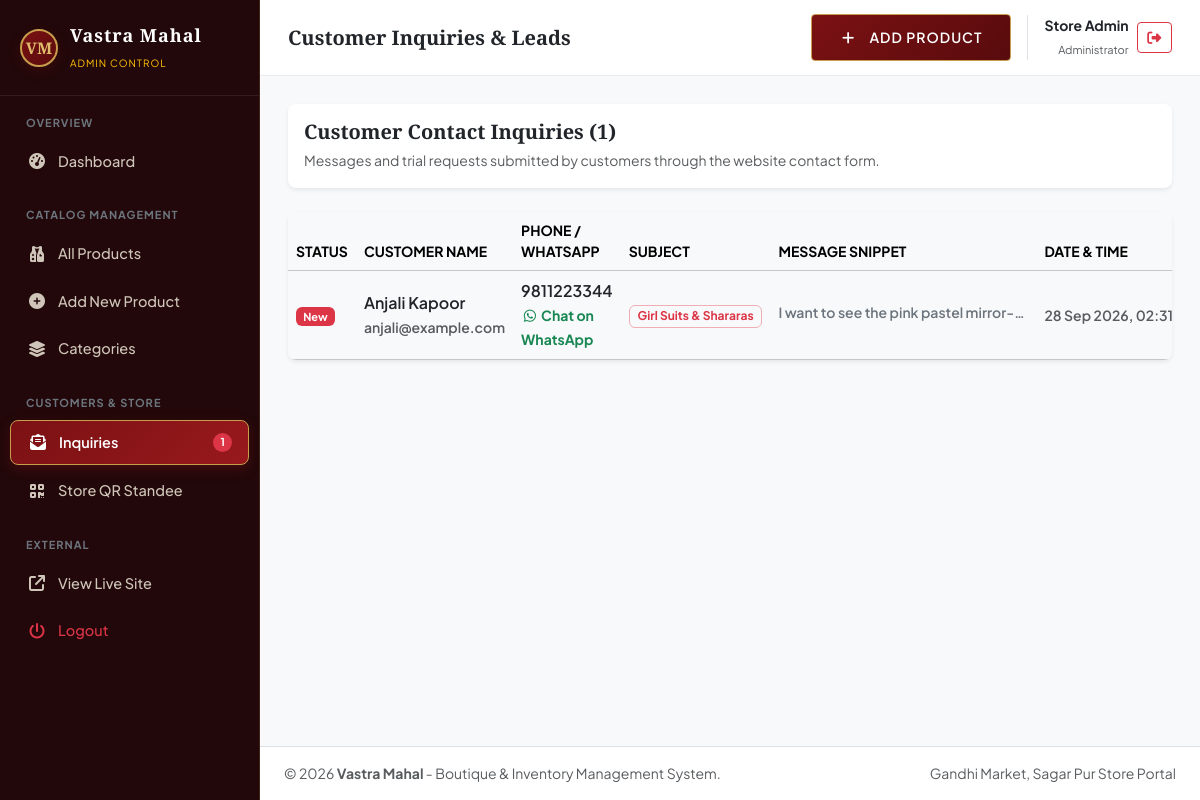
Page /admin/inquiries.php (signed in) on the committed database.
### tables this page shows
CREATE TABLE `contact_inquiries` (
  `id` int(11) NOT NULL AUTO_INCREMENT,
  `name` varchar(150) NOT NULL,
  `email` varchar(150) NOT NULL,
  `phone` varchar(50) NOT NULL,
  `subject` varchar(200) DEFAULT NULL,
  `message` text NOT NULL,
  `is_read` tinyint(1) DEFAULT 0,
  `created_at` timestamp NOT NULL DEFAULT current_timestamp(),
  PRIMARY KEY (`id`)
);

### config/db.php (called while the page is built, shortened)
<?php
function e($str) {
    return htmlspecialchars($str ?? '', ENT_QUOTES, 'UTF-8');
}

### admin/inquiries.php (the view, shortened to what this page needs)
<?php
require_once __DIR__ . '/includes/admin-header.php';
$inquiries = $pdo->query("SELECT * FROM contact_inquiries ORDER BY is_read ASC, id DESC")->fetchAll();
?>
<div class="card border-0 rounded-3 shadow-sm bg-white p-3 mb-4">
    <div class="d-flex justify-content-between align-items-center">
        <div>
            <h5 class="fw-bold mb-1" style="font-family: var(--vm-font-title);">Customer Contact Inquiries (<?= count($inquiries); ?>)</h5>
            <small class="text-muted">Messages and trial requests submitted by customers through the website contact form.</small>
        </div>
    </div>
</div>
<div class="card border-0 rounded-3 shadow-sm bg-white overflow-hidden">
    <div class="table-responsive">
        <table class="table table-hover align-middle mb-0">
            <thead class="table-light small text-uppercase text-secondary">
                <tr>
                    <th style="width: 50px;">Status</th>
                    <th>Customer Name</th>
                    <th>Phone / WhatsApp</th>
                    <th>Subject</th>
                    <th>Message Snippet</th>
                    <th>Date & Time</th>
                </tr>
            </thead>
            <tbody>
                <?php if (empty($inquiries)): ?>
                    <tr>
                        <td colspan="7" class="text-center py-5 text-muted">
                            <i class="fa-regular fa-envelope-open fs-1 mb-2 d-block text-secondary"></i>
                            No customer inquiries received yet.
                        </td>
                    </tr>
                <?php else: ?>
                    <?php foreach ($inquiries as $inq):
                        $cleanPhone = preg_replace('/[^0-9]/', '', $inq['phone']);
                        if (strlen($cleanPhone) === 10) $cleanPhone = '91' . $cleanPhone;
                    ?>
                        <tr class="<?= $inq['is_read'] ? '' : 'table-light fw-semibold'; ?>">
                            <td>
                                <?php if ($inq['is_read']): ?>
                                    <span class="badge bg-secondary-subtle text-secondary" style="font-size:11px;">Read</span>
                                <?php else: ?>
                                    <span class="badge bg-danger" style="font-size:11px;">New</span>
                                <?php endif; ?>
                            </td>
                            <td>
                                <div class="text-dark"><?= e($inq['name']); ?></div>
                                <small class="text-muted"><?= e($inq['email'] ?? 'No email'); ?></small>
                            </td>
                            <td>
                                <div><a href="tel:<?= e($inq['phone']); ?>" class="text-dark text-decoration-none"><?= e($inq['phone']); ?></a></div>
                                <a href="https://wa.me/<?= $cleanPhone; ?>?text=<?= urlencode("Hello " . $inq['name'] . "! We received your inquiry at Vastra Mahal regarding " . $inq['subject'] . "."); ?>" target="_blank" class="small text-success text-decoration-none fw-bold">
                                    <i class="fa-brands fa-whatsapp"></i> Chat on WhatsApp
                                </a>
                            </td>
                            <td>
                                <span class="badge bg-light text-danger border border-danger-subtle"><?= e($inq['subject'] ?? 'General'); ?></span>
                            </td>
                            <td>
                                <span class="text-secondary small d-inline-block text-truncate" style="max-width: 250px;">
                                    <?= e($inq['message']); ?>
                                </span>
                            </td>
                            <td class="small text-muted text-nowrap">
                                <?= date('d M Y, h:i A', strtotime($inq['created_at'])); ?>
                            </td>
                        </tr>
                    <?php endforeach; ?>
                <?php endif; ?>
            </tbody>
        </table>
    </div>
</div>
<?php require_once __DIR__ . '/includes/admin-footer.php'; ?>

### css/vastra-mahal-luxury.css (style rules this page uses)
:root { --vm-maroon: #7B1113; --vm-maroon-dark: #580B0D; --vm-maroon-light: #9B1C20; --vm-gold: #C89D4B; --vm-gold-light: #DFBD6C; --vm-gold-pale: #FBF4E6; --vm-ivory: #FDFBF7; --vm-charcoal: #1E1E24; --vm-border: #E8DCCB; --vm-font-title: 'Cinzel', 'Playfair Display', Georgia, serif; --vm-font-body: 'Plus Jakarta Sans', -apple-system, BlinkMacSystemFont, sans-serif; }
body { font-family: var(--vm-font-body); background-color: var(--vm-ivory); color: #4A4A4A; }

### admin/includes/admin-header.php (style rules this page uses)
:root { --admin-sidebar-bg: #22080A; --admin-sidebar-hover: #3D0F13; --admin-active: #7B1113; }
body { background-color: #F8F9FA; font-family: 'Plus Jakarta Sans', -apple-system, sans-serif; }

### rows in the picture
contact_inquiries: is_read "New", name "Anjali Kapoor", email "anjali@example.com", phone "9811223344", subject "Girl Suits & Shararas", message "I want to see the pink pastel mirror-…", created_at "28 Sep 2026, 02:31…"

### other values in the picture
$unreadInquiriesCount "1"
$pageTitle "Customer Inquiries & Leads"
$_SESSION['admin_name'] "Store Admin"
count($inquiries) "1"
